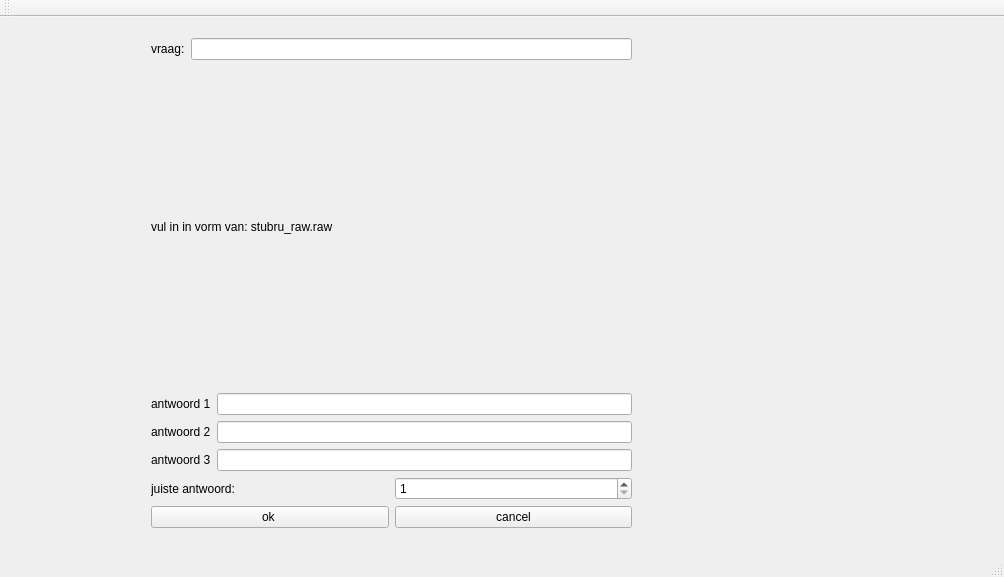
<?xml version="1.0" encoding="UTF-8"?>
<ui version="4.0">
 <class>MainWindow</class>
 <widget class="QMainWindow" name="MainWindow">
  <property name="geometry">
   <rect>
    <x>0</x>
    <y>0</y>
    <width>1004</width>
    <height>577</height>
   </rect>
  </property>
  <property name="windowTitle">
   <string>MainWindow</string>
  </property>
  <widget class="QWidget" name="centralWidget">
   <widget class="QStackedWidget" name="stackedWidget">
    <property name="geometry">
     <rect>
      <x>140</x>
      <y>10</y>
      <width>503</width>
      <height>512</height>
     </rect>
    </property>
    <property name="currentIndex">
     <number>1</number>
    </property>
    <widget class="QWidget" name="page">
     <layout class="QVBoxLayout" name="verticalLayout">
      <item>
       <widget class="QLabel" name="label">
        <property name="font">
         <font>
          <pointsize>20</pointsize>
         </font>
        </property>
        <property name="text">
         <string>vragen</string>
        </property>
       </widget>
      </item>
      <item>
       <widget class="QListWidget" name="vragen">
        <property name="minimumSize">
         <size>
          <width>481</width>
          <height>371</height>
         </size>
        </property>
       </widget>
      </item>
      <item>
       <layout class="QHBoxLayout" name="horizontalLayout">
        <item>
         <widget class="QPushButton" name="pushButton">
          <property name="text">
           <string>voeg vraag toe</string>
          </property>
         </widget>
        </item>
       </layout>
      </item>
      <item>
       <widget class="QPushButton" name="startserver">
        <property name="text">
         <string>start server</string>
        </property>
       </widget>
      </item>
     </layout>
    </widget>
    <widget class="QWidget" name="page_2">
     <layout class="QVBoxLayout" name="verticalLayout_2">
      <item>
       <layout class="QHBoxLayout" name="horizontalLayout_2">
        <item>
         <widget class="QLabel" name="label_2">
          <property name="text">
           <string>vraag:</string>
          </property>
         </widget>
        </item>
        <item>
         <widget class="QLineEdit" name="vraagline">
          <property name="minimumSize">
           <size>
            <width>411</width>
            <height>0</height>
           </size>
          </property>
          <property name="maxLength">
           <number>43</number>
          </property>
         </widget>
        </item>
       </layout>
      </item>
      <item>
       <widget class="QLabel" name="label_7">
        <property name="text">
         <string>vul in in vorm van: stubru_raw.raw</string>
        </property>
       </widget>
      </item>
      <item>
       <layout class="QHBoxLayout" name="horizontalLayout_3">
        <item>
         <widget class="QLabel" name="label_3">
          <property name="text">
           <string>antwoord 1</string>
          </property>
         </widget>
        </item>
        <item>
         <widget class="QLineEdit" name="ant1line"/>
        </item>
       </layout>
      </item>
      <item>
       <layout class="QHBoxLayout" name="horizontalLayout_4">
        <item>
         <widget class="QLabel" name="label_4">
          <property name="text">
           <string>antwoord 2</string>
          </property>
         </widget>
        </item>
        <item>
         <widget class="QLineEdit" name="ant2line"/>
        </item>
       </layout>
      </item>
      <item>
       <layout class="QHBoxLayout" name="horizontalLayout_5">
        <item>
         <widget class="QLabel" name="label_5">
          <property name="text">
           <string>antwoord 3</string>
          </property>
         </widget>
        </item>
        <item>
         <widget class="QLineEdit" name="ant3line"/>
        </item>
       </layout>
      </item>
      <item>
       <layout class="QHBoxLayout" name="horizontalLayout_6">
        <item>
         <widget class="QLabel" name="label_6">
          <property name="text">
           <string>juiste antwoord:</string>
          </property>
         </widget>
        </item>
        <item>
         <widget class="QSpinBox" name="juistant">
          <property name="minimum">
           <number>1</number>
          </property>
          <property name="maximum">
           <number>3</number>
          </property>
          <property name="value">
           <number>1</number>
          </property>
         </widget>
        </item>
       </layout>
      </item>
      <item>
       <layout class="QHBoxLayout" name="horizontalLayout_7">
        <item>
         <widget class="QPushButton" name="newvraag_ok">
          <property name="text">
           <string>ok </string>
          </property>
         </widget>
        </item>
        <item>
         <widget class="QPushButton" name="cancel">
          <property name="text">
           <string>cancel</string>
          </property>
         </widget>
        </item>
       </layout>
      </item>
     </layout>
    </widget>
    <widget class="QWidget" name="page_3">
     <layout class="QVBoxLayout" name="verticalLayout_3">
      <item>
       <widget class="QPlainTextEdit" name="info"/>
      </item>
      <item>
       <widget class="QPushButton" name="pushButton_3">
        <property name="text">
         <string>cancel</string>
        </property>
       </widget>
      </item>
     </layout>
    </widget>
   </widget>
  </widget>
  <widget class="QMenuBar" name="menuBar">
   <property name="geometry">
    <rect>
     <x>0</x>
     <y>0</y>
     <width>1004</width>
     <height>26</height>
    </rect>
   </property>
  </widget>
  <widget class="QToolBar" name="mainToolBar">
   <attribute name="toolBarArea">
    <enum>TopToolBarArea</enum>
   </attribute>
   <attribute name="toolBarBreak">
    <bool>false</bool>
   </attribute>
  </widget>
  <widget class="QStatusBar" name="statusBar"/>
 </widget>
 <layoutdefault spacing="6" margin="11"/>
 <resources/>
 <connections/>
</ui>
